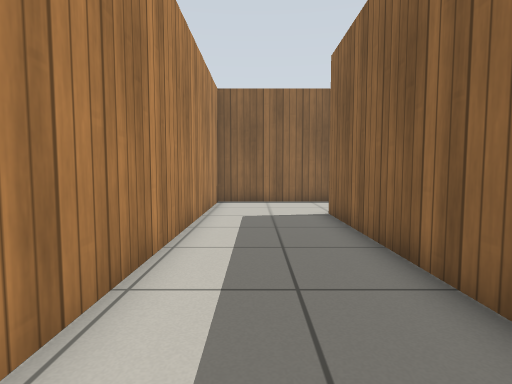
view 1 (above)

16 first-person views from a walk through a robot-simulator world made for Gazebo. The camera is 0.7 m above the floor, tilts 4° down and sees 80° across. The floor is counted in squares, 0.5 m on a side. Each view is taken from the middle of a square. On the plan, view 1 faces up. The plan holds only what a view shows up to about 14 squares ahead; the rest is blank. Simple patterns stand in for the simulator's built-in surfaces.

view 2
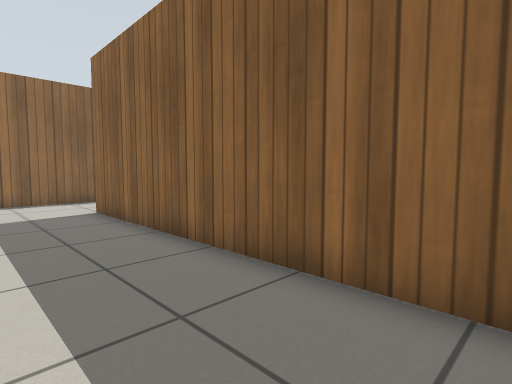

view 3
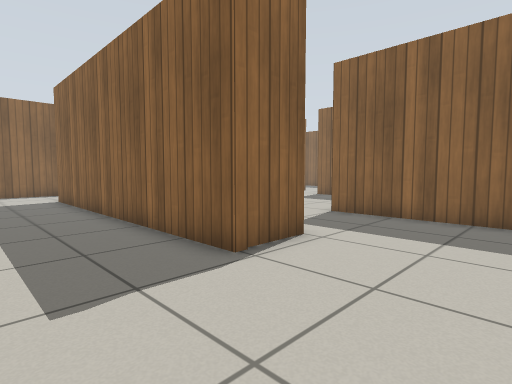

view 4
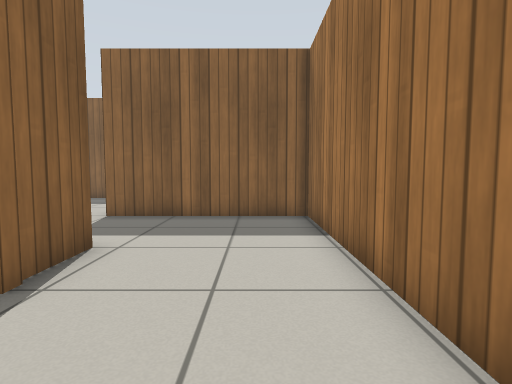

view 5
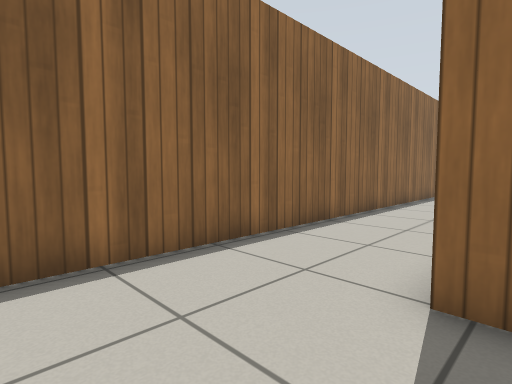

view 6
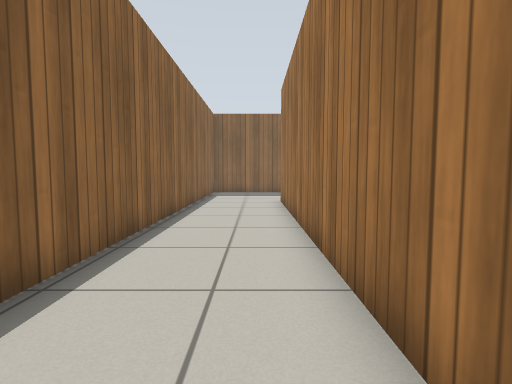

view 7
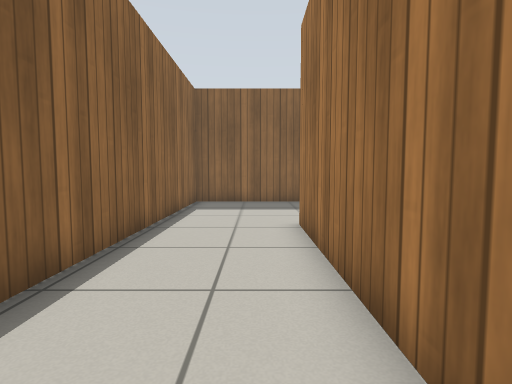

view 8
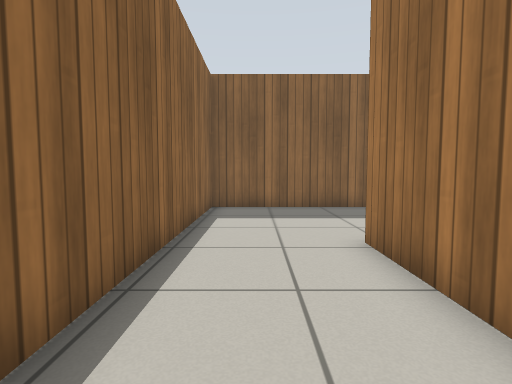

view 9
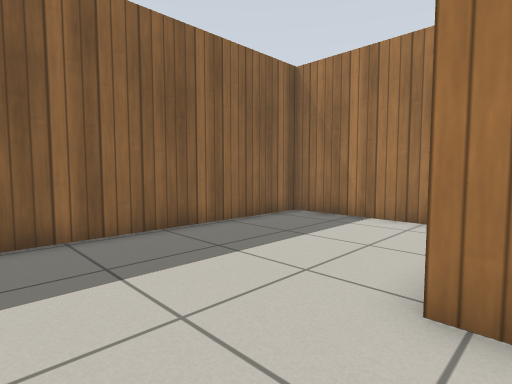

view 10
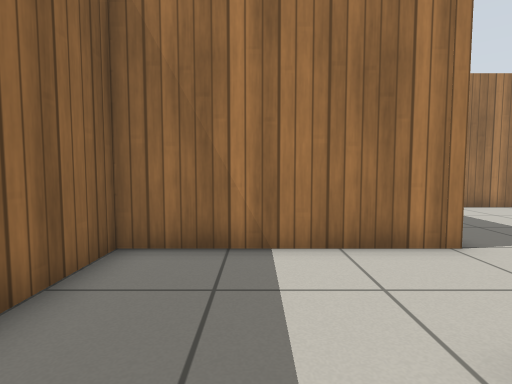

view 11
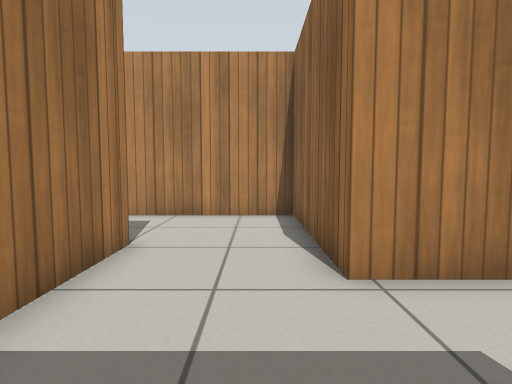

view 12
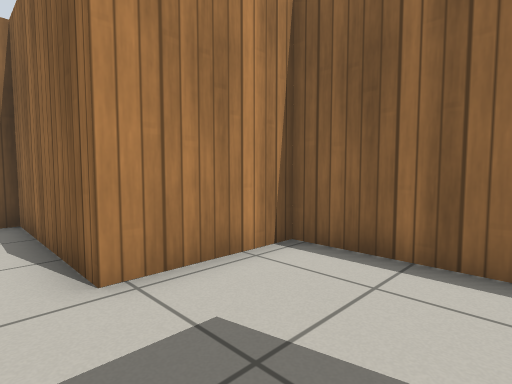

view 13
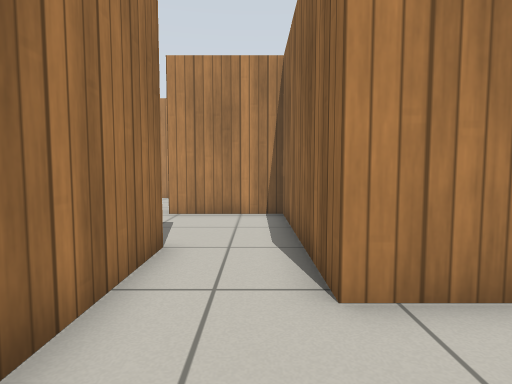

view 14
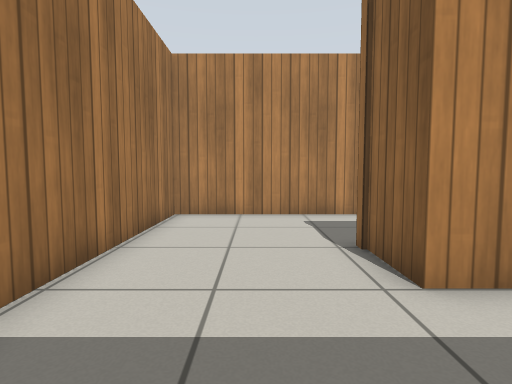

view 15
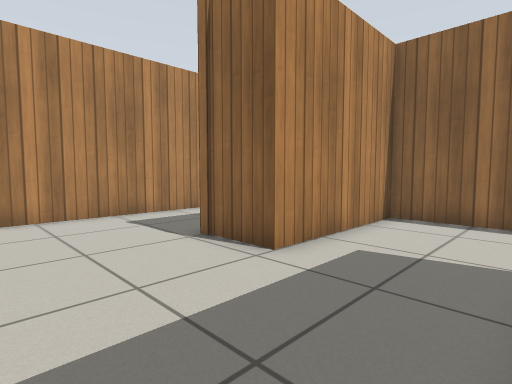

view 16
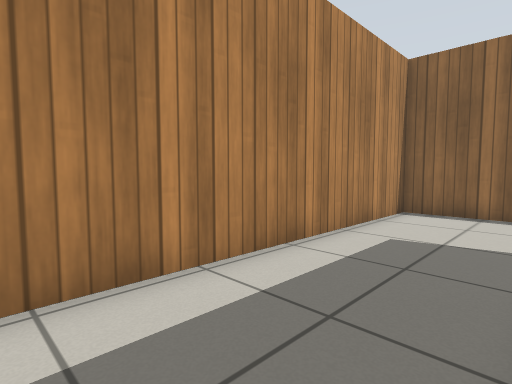

### Floor plan
Points are (right, up) in squares from view 1. A wall is a line through its corners. A room is listed if a view was taken in it or the views show most of it. See-through windows are left out.
Room 1 (views 1, 2, 3, 4, 5, 6, 7, 8, 9, 10, 13, 16)
walls: (14.5, 4.3) (22.7, 4.3) (22.7, 13.7) (-1.7, 13.7) (-1.7, -6.6) (2.5, -6.6); (16.9, 8.7) (16.9, 6.9) (10.2, 6.9) (10.2, 4.4); (4.3, 9.9) (16.9, 9.9); (2.4, -2) (2.4, 9.9)
ways out: opening at (12.5, 3.5) to room 2; opening at (3.5, -4.5) to room 3
Room 2 (views 11, 12)
walls: (10.2, 4.4) (10.2, 3.2) (8.5, 3.2); (8.3, -0.4) (14.5, -0.4) (14.5, 2.1)
ways out: opening at (12.5, 3.5) to room 1; opening at (9.5, 1) to room 4
Room 3 (views 14, 15)
walls: (4.5, -0.5) (4.5, -2) (2.4, -2); (2.5, -6.6) (8.3, -6.6) (8.3, -0.4)
ways out: opening at (3.5, -4.5) to room 1; opening at (6.5, -1.5) to room 4
Room 4 (no view inside)
walls: (8.5, 3.2) (4.5, 3.2) (4.5, -0.5)
ways out: opening at (9.5, 1) to room 2; opening at (6.5, -1.5) to room 3

Where each view was taken, in squares from view 1:
view 1: 0 up, 0 right, facing up
view 2: 1 down, 1 left, facing up-right
view 3: 6 down, 1 left, facing up-right
view 4: 5 down, 1 left, facing right
view 5: 9 up, 1 left, facing up-right
view 6: 11 up, 3 right, facing right
view 7: 11 up, 9 right, facing right
view 8: 12 up, 11 right, facing right
view 9: 13 up, 16 right, facing down-right
view 10: 5 up, 12 right, facing down
view 11: 2 up, 14 right, facing left
view 12: 2 up, 14 right, facing up-left
view 13: 6 up, 20 right, facing left
view 14: 4 down, 8 right, facing left
view 15: 6 down, 8 right, facing up-left
view 16: 3 up, 2 right, facing up-left
